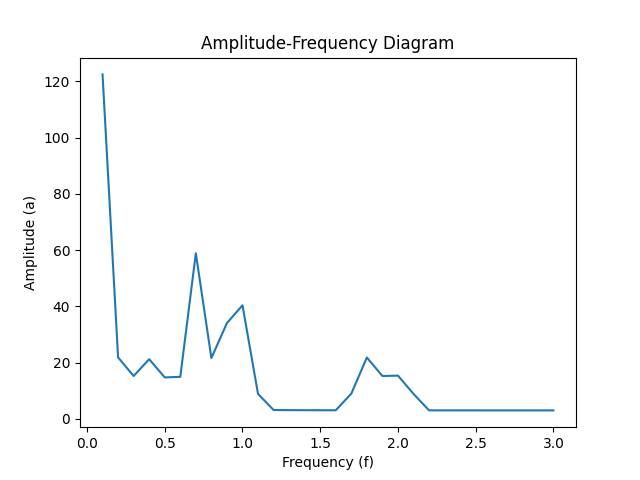

Python code for this plot:
import numpy as np
from scipy.integrate import odeint
import matplotlib.pyplot as plt

g = 9.81  # ускорение свободного падения, м/с^2
l = 0.2  # длина стержня, м
m = 0.1  # масса грузика, кг

def pendulum_eq(y, t, delta, gamma, omega, g, l, m):
    x, v = y  # x - угол отклонения, v - угловая скорость
    dxdt = v
    dvdt = -delta*v - g/l*np.sin(x) + gamma*np.cos(omega*t)/m
    return [dxdt, dvdt]

y0 = [np.pi - 0.1, 0.0]  # начальное отклонение и начальная скорость

# Задание временного ряда
t = np.linspace(0, 50, num=5000)

frequencies = np.linspace(0.1, 3.0, 30)  # выбор диапазона значений для частоты f
amplitudes = []  # список для сохранения вычисленных амплитуд


for f in frequencies:
    omega = 2*np.pi*f  # перевод частоты в угловую скорость
    solution = odeint(pendulum_eq, y0, t, args=(0.1, 1.0, omega, g, l, m))
    amplitude = np.max(np.abs(solution[:, 0]))  # определение амплитуды как максимального значения угла отклонения
    amplitudes.append(amplitude)

# Построение графика амплитуды в зависимости от частоты
plt.figure()
plt.plot(frequencies, amplitudes)
plt.xlabel('Frequency (f)')
plt.ylabel('Amplitude (a)')
plt.title('Amplitude-Frequency Diagram')
plt.savefig('a-f_plot.png')  
plt.grid(True)
plt.show()
